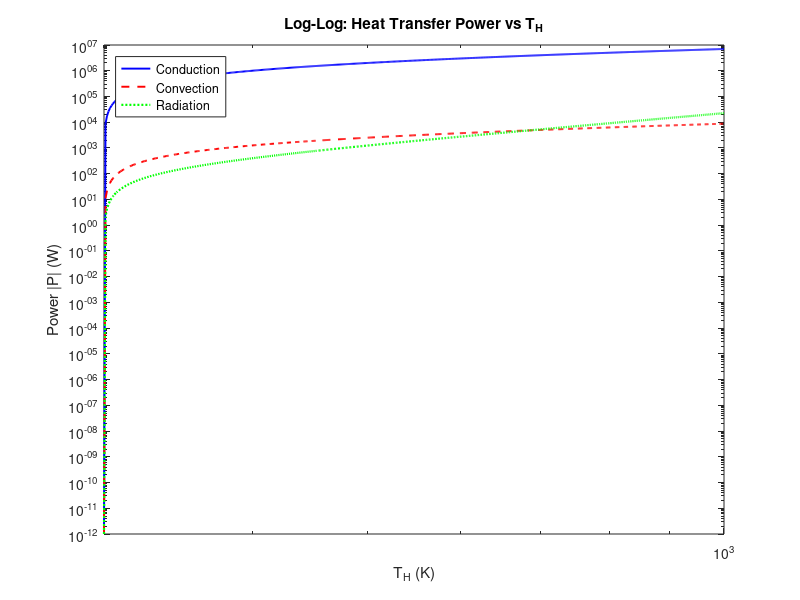

Here is the MATLAB script that generated this plot:
clearvars; close all;

% Parameters (edit as needed)
TL = 300;            % low temperature (K)
TH_min = 300;        % min hot temperature (K) (>= TL)
TH_max = 1000;       % max hot temperature (K)
TH = linspace(TH_min, TH_max, 800);

A = 0.5;             % area (m^2)
L = 0.01;            % distance between isothermal planes (m)
K = 200;             % thermal conductivity (W/m/K) (e.g., copper ~400)
h = 25;              % convective heat transfer coefficient (W/m^2/K)
epsilon = 0.8;       % emissivity
sigma = 5.670374419e-8; % Stefan-Boltzmann constant (W/m^2/K^4)

% Delta T
dT = TH - TL;

% Powers
P_cond = K * A .* dT ./ L;                 % conduction (W)
P_conv = h * A .* dT;                      % convection (W)
% radiation: power from hot surface to environment at TL (net)
P_rad = sigma * epsilon * A .* (TH.^4 - TL.^4);  % net radiative transfer (W)

% Create figure: linear P vs TH
% Create figure: log-log to compare scalings
figure('Name','P vs TH (log-log)','NumberTitle','off');
loglog(TH, max(1e-12, abs(P_cond)), 'b-', 'LineWidth',1.4); hold on;
loglog(TH, max(1e-12, abs(P_conv)), 'r--', 'LineWidth',1.4);
loglog(TH, max(1e-12, abs(P_rad)), 'g:', 'LineWidth',1.6);
xlabel('T_H (K)'); ylabel('Power |P| (W)');
title('Log-Log: Heat Transfer Power vs T_H');
legend('Conduction','Convection','Radiation','Location','northwest');
xlim([TH_min TH_max]);
